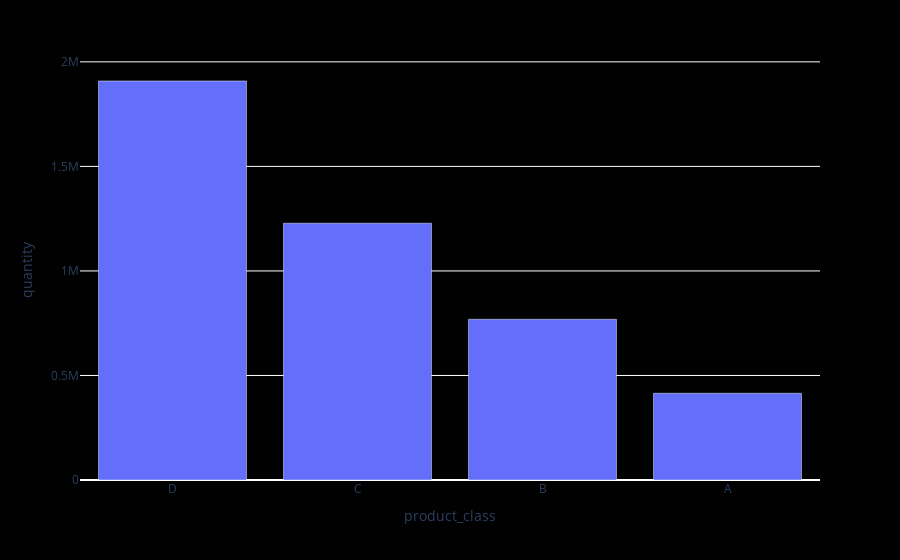

Notebook code for this chart:
### Markdown cell above
Graphed according to product type.

### Code cell
product_class = train.groupby(['product_class'])['quantity'].sum()
product_class = pd.DataFrame(product_class).reset_index().sort_values("quantity",ascending=False)
product_class
import plotly.express as px
fig = px.bar(product_class, x="product_class", y="quantity")
fig.update_layout({
'plot_bgcolor': 'rgba(1, 1, 1, 1)',
'paper_bgcolor': 'rgba(1, 1, 1, 1)',
})

fig.show()

### Figure 1 — Plotly figure (JSON) as saved in the notebook; plotly's stock layout.template omitted (floating-point values rounded to 4 significant figures)
{"data": [{"alignmentgroup": "True", "hovertemplate": "product_class=%{x}<br>quantity=%{y}<extra></extra>", "legendgroup": "", "marker": {"color": "#636efa", "pattern": {"shape": ""}}, "name": "", "offsetgroup": "", "orientation": "v", "showlegend": false, "textposition": "auto", "type": "bar", "x": ["D", "C", "B", "A"], "xaxis": "x", "y": [1908500, 1228076, 768647, 414681], "yaxis": "y"}], "layout": {"barmode": "relative", "legend": {"tracegroupgap": 0}, "margin": {"t": 60}, "paper_bgcolor": "rgba(1, 1, 1, 1)", "plot_bgcolor": "rgba(1, 1, 1, 1)", "xaxis": {"anchor": "y", "domain": [0, 1], "title": {"text": "product_class"}}, "yaxis": {"anchor": "x", "domain": [0, 1], "title": {"text": "quantity"}}}}
